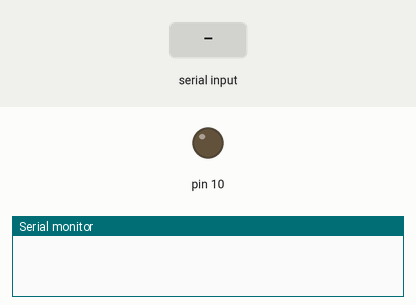
The sketch below on a simulated Arduino Uno, built with avr-gcc and run on an emulated ATmega328P. On the bench: output pins drawn as LEDs (lit = HIGH), the last lines printed to the serial monitor. The inputs (shaded band) are chosen by the test bench.

Above: at 1.2 s.
1.3 s: "1" received over Serial
At 1.6 s:
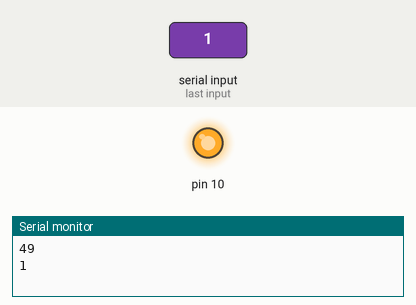
2.8 s: "0" received over Serial
At 3.7 s:
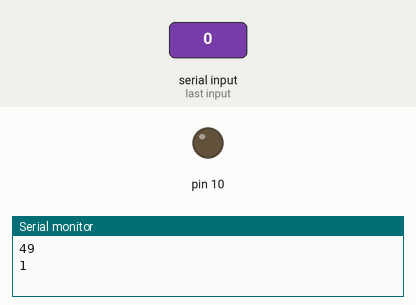
Timing chart, 0 to 5.8 s (numbered marks = the images above; inputs shaded):
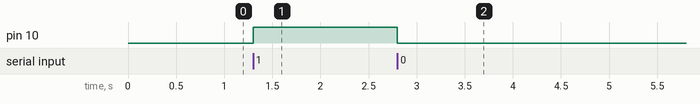

The sketch:

live_arduino_test_1.ino
```cpp
int command = 0;
int state = 0;
void setup() {
  // relej na izlaznom pinu.
  Serial.begin(9600);
  pinMode(10, OUTPUT);
}

void loop() {
  if(Serial.available()>0){
  command = Serial.read();
  Serial.println(command);

    if(command == 49 && state==0)
        Serial.println(1);
        state = 1;
        digitalWrite(10, state);
        while(Serial.read()!=48)
        {}

    if(command == 48 && state==1)
        Serial.println(0);
        state = 0;
        digitalWrite(10, state);
        while(Serial.read()!=49)
        {}
  }
}
```

Measured:
- after the input at 1.3 s, pin 10: LOW → HIGH at once
- after the input at 2.8 s, pin 10: HIGH → LOW at once
